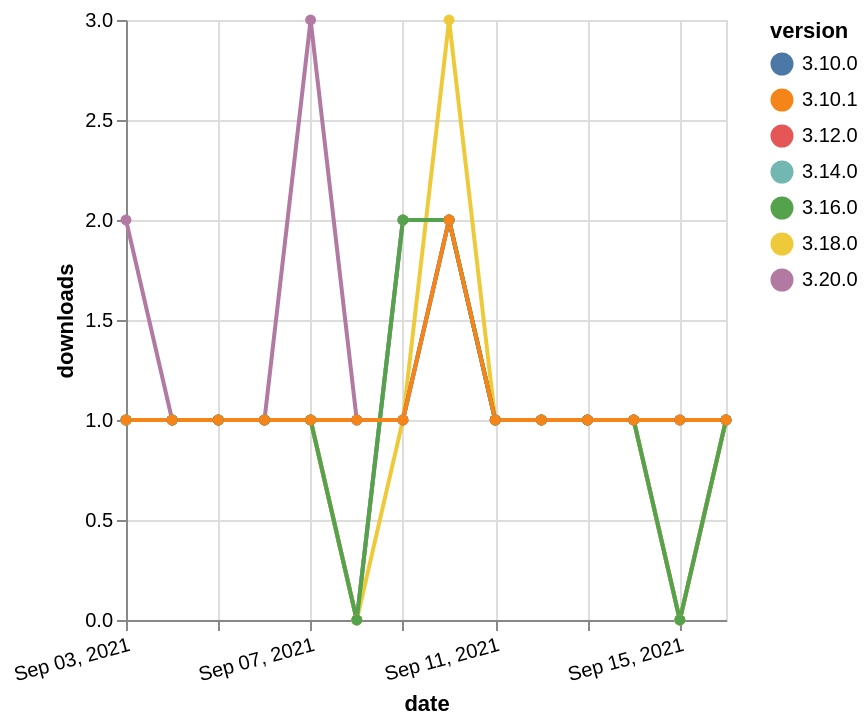

Write the Vega-Lite specification saved for this chart.
### Vega-Lite specification from a JSON file in a GitHub repository (floating-point values rounded to 4 significant figures)
{"$schema": "https://vega.github.io/schema/vega-lite/v5.json", "description": "A simple bar chart with embedded data.", "data": {"values": [{"date": "2021-09-03", "total": 211, "delta": 1, "version": "3.12.0"}, {"date": "2021-09-04", "total": 212, "delta": 1, "version": "3.12.0"}, {"date": "2021-09-05", "total": 213, "delta": 1, "version": "3.12.0"}, {"date": "2021-09-06", "total": 214, "delta": 1, "version": "3.12.0"}, {"date": "2021-09-07", "total": 215, "delta": 1, "version": "3.12.0"}, {"date": "2021-09-08", "total": 215, "delta": 0, "version": "3.12.0"}, {"date": "2021-09-09", "total": 217, "delta": 2, "version": "3.12.0"}, {"date": "2021-09-10", "total": 219, "delta": 2, "version": "3.12.0"}, {"date": "2021-09-11", "total": 220, "delta": 1, "version": "3.12.0"}, {"date": "2021-09-12", "total": 221, "delta": 1, "version": "3.12.0"}, {"date": "2021-09-13", "total": 222, "delta": 1, "version": "3.12.0"}, {"date": "2021-09-14", "total": 223, "delta": 1, "version": "3.12.0"}, {"date": "2021-09-15", "total": 223, "delta": 0, "version": "3.12.0"}, {"date": "2021-09-16", "total": 224, "delta": 1, "version": "3.12.0"}, {"date": "2021-09-03", "total": 198, "delta": 1, "version": "3.14.0"}, {"date": "2021-09-04", "total": 199, "delta": 1, "version": "3.14.0"}, {"date": "2021-09-05", "total": 200, "delta": 1, "version": "3.14.0"}, {"date": "2021-09-06", "total": 201, "delta": 1, "version": "3.14.0"}, {"date": "2021-09-07", "total": 202, "delta": 1, "version": "3.14.0"}, {"date": "2021-09-08", "total": 202, "delta": 0, "version": "3.14.0"}, {"date": "2021-09-09", "total": 204, "delta": 2, "version": "3.14.0"}, {"date": "2021-09-10", "total": 206, "delta": 2, "version": "3.14.0"}, {"date": "2021-09-11", "total": 207, "delta": 1, "version": "3.14.0"}, {"date": "2021-09-12", "total": 208, "delta": 1, "version": "3.14.0"}, {"date": "2021-09-13", "total": 209, "delta": 1, "version": "3.14.0"}, {"date": "2021-09-14", "total": 210, "delta": 1, "version": "3.14.0"}, {"date": "2021-09-15", "total": 210, "delta": 0, "version": "3.14.0"}, {"date": "2021-09-16", "total": 211, "delta": 1, "version": "3.14.0"}, {"date": "2021-09-03", "total": 212, "delta": 1, "version": "3.18.0"}, {"date": "2021-09-04", "total": 213, "delta": 1, "version": "3.18.0"}, {"date": "2021-09-05", "total": 214, "delta": 1, "version": "3.18.0"}, {"date": "2021-09-06", "total": 215, "delta": 1, "version": "3.18.0"}, {"date": "2021-09-07", "total": 216, "delta": 1, "version": "3.18.0"}, {"date": "2021-09-08", "total": 216, "delta": 0, "version": "3.18.0"}, {"date": "2021-09-09", "total": 217, "delta": 1, "version": "3.18.0"}, {"date": "2021-09-10", "total": 220, "delta": 3, "version": "3.18.0"}, {"date": "2021-09-11", "total": 221, "delta": 1, "version": "3.18.0"}, {"date": "2021-09-12", "total": 222, "delta": 1, "version": "3.18.0"}, {"date": "2021-09-13", "total": 223, "delta": 1, "version": "3.18.0"}, {"date": "2021-09-14", "total": 224, "delta": 1, "version": "3.18.0"}, {"date": "2021-09-15", "total": 224, "delta": 0, "version": "3.18.0"}, {"date": "2021-09-16", "total": 225, "delta": 1, "version": "3.18.0"}, {"date": "2021-09-03", "total": 130, "delta": 2, "version": "3.20.0"}, {"date": "2021-09-04", "total": 131, "delta": 1, "version": "3.20.0"}, {"date": "2021-09-05", "total": 132, "delta": 1, "version": "3.20.0"}, {"date": "2021-09-06", "total": 133, "delta": 1, "version": "3.20.0"}, {"date": "2021-09-07", "total": 136, "delta": 3, "version": "3.20.0"}, {"date": "2021-09-08", "total": 137, "delta": 1, "version": "3.20.0"}, {"date": "2021-09-09", "total": 138, "delta": 1, "version": "3.20.0"}, {"date": "2021-09-10", "total": 140, "delta": 2, "version": "3.20.0"}, {"date": "2021-09-11", "total": 141, "delta": 1, "version": "3.20.0"}, {"date": "2021-09-12", "total": 142, "delta": 1, "version": "3.20.0"}, {"date": "2021-09-13", "total": 143, "delta": 1, "version": "3.20.0"}, {"date": "2021-09-14", "total": 144, "delta": 1, "version": "3.20.0"}, {"date": "2021-09-15", "total": 145, "delta": 1, "version": "3.20.0"}, {"date": "2021-09-16", "total": 146, "delta": 1, "version": "3.20.0"}, {"date": "2021-09-03", "total": 254, "delta": 1, "version": "3.10.0"}, {"date": "2021-09-04", "total": 255, "delta": 1, "version": "3.10.0"}, {"date": "2021-09-05", "total": 256, "delta": 1, "version": "3.10.0"}, {"date": "2021-09-06", "total": 257, "delta": 1, "version": "3.10.0"}, {"date": "2021-09-07", "total": 258, "delta": 1, "version": "3.10.0"}, {"date": "2021-09-08", "total": 259, "delta": 1, "version": "3.10.0"}, {"date": "2021-09-09", "total": 260, "delta": 1, "version": "3.10.0"}, {"date": "2021-09-10", "total": 262, "delta": 2, "version": "3.10.0"}, {"date": "2021-09-11", "total": 263, "delta": 1, "version": "3.10.0"}, {"date": "2021-09-12", "total": 264, "delta": 1, "version": "3.10.0"}, {"date": "2021-09-13", "total": 265, "delta": 1, "version": "3.10.0"}, {"date": "2021-09-14", "total": 266, "delta": 1, "version": "3.10.0"}, {"date": "2021-09-15", "total": 267, "delta": 1, "version": "3.10.0"}, {"date": "2021-09-16", "total": 268, "delta": 1, "version": "3.10.0"}, {"date": "2021-09-03", "total": 175, "delta": 1, "version": "3.16.0"}, {"date": "2021-09-04", "total": 176, "delta": 1, "version": "3.16.0"}, {"date": "2021-09-05", "total": 177, "delta": 1, "version": "3.16.0"}, {"date": "2021-09-06", "total": 178, "delta": 1, "version": "3.16.0"}, {"date": "2021-09-07", "total": 179, "delta": 1, "version": "3.16.0"}, {"date": "2021-09-08", "total": 179, "delta": 0, "version": "3.16.0"}, {"date": "2021-09-09", "total": 181, "delta": 2, "version": "3.16.0"}, {"date": "2021-09-10", "total": 183, "delta": 2, "version": "3.16.0"}, {"date": "2021-09-11", "total": 184, "delta": 1, "version": "3.16.0"}, {"date": "2021-09-12", "total": 185, "delta": 1, "version": "3.16.0"}, {"date": "2021-09-13", "total": 186, "delta": 1, "version": "3.16.0"}, {"date": "2021-09-14", "total": 187, "delta": 1, "version": "3.16.0"}, {"date": "2021-09-15", "total": 187, "delta": 0, "version": "3.16.0"}, {"date": "2021-09-16", "total": 188, "delta": 1, "version": "3.16.0"}, {"date": "2021-09-03", "total": 251, "delta": 1, "version": "3.10.1"}, {"date": "2021-09-04", "total": 252, "delta": 1, "version": "3.10.1"}, {"date": "2021-09-05", "total": 253, "delta": 1, "version": "3.10.1"}, {"date": "2021-09-06", "total": 254, "delta": 1, "version": "3.10.1"}, {"date": "2021-09-07", "total": 255, "delta": 1, "version": "3.10.1"}, {"date": "2021-09-08", "total": 256, "delta": 1, "version": "3.10.1"}, {"date": "2021-09-09", "total": 257, "delta": 1, "version": "3.10.1"}, {"date": "2021-09-10", "total": 259, "delta": 2, "version": "3.10.1"}, {"date": "2021-09-11", "total": 260, "delta": 1, "version": "3.10.1"}, {"date": "2021-09-12", "total": 261, "delta": 1, "version": "3.10.1"}, {"date": "2021-09-13", "total": 262, "delta": 1, "version": "3.10.1"}, {"date": "2021-09-14", "total": 263, "delta": 1, "version": "3.10.1"}, {"date": "2021-09-15", "total": 264, "delta": 1, "version": "3.10.1"}, {"date": "2021-09-16", "total": 265, "delta": 1, "version": "3.10.1"}]}, "width": "container", "mark": {"type": "line", "point": {"filled": true}}, "encoding": {"x": {"field": "date", "type": "temporal", "timeUnit": "yearmonthdate", "title": "date", "axis": {"labelAngle": -15}}, "y": {"field": "delta", "type": "quantitative", "title": "downloads"}, "color": {"field": "version", "type": "nominal"}, "tooltip": {"field": "delta"}}}
